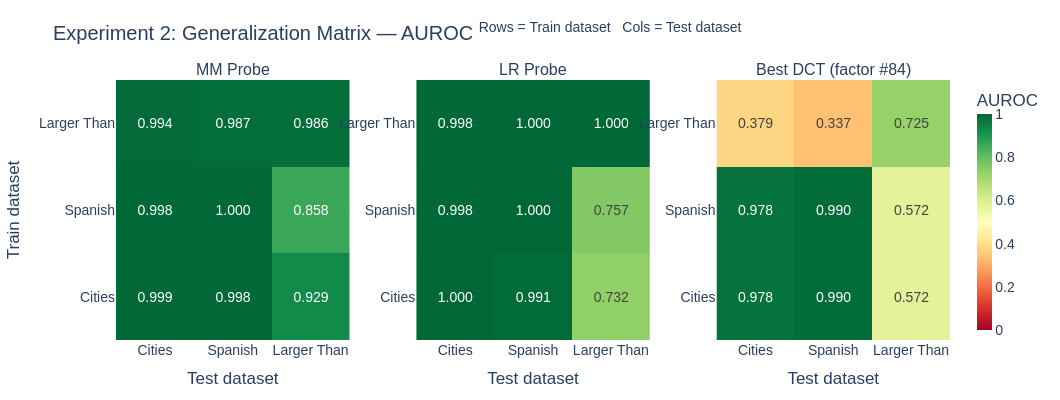
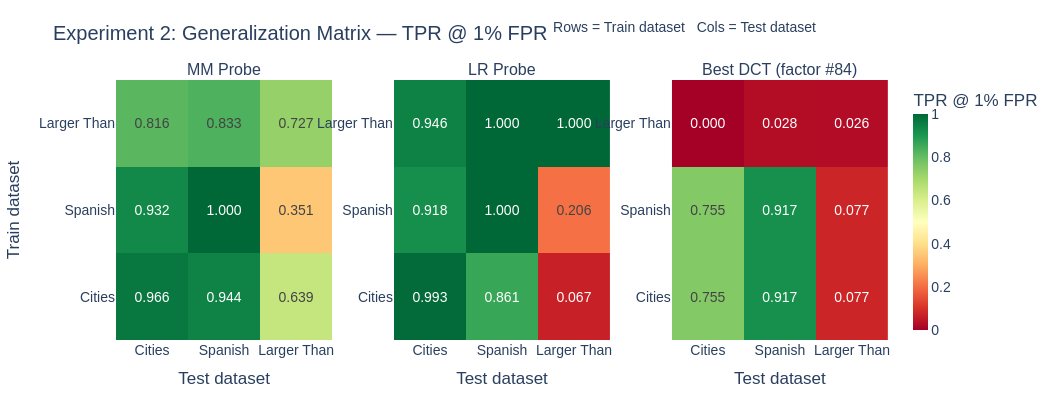

These figures' notebook cell, in order:
### Code cell
def gen_to_matrix(gen_data: dict, metric: str, dataset_names: list[str]) -> np.ndarray:
    mat = np.zeros((len(dataset_names), len(dataset_names)))
    for i, train_name in enumerate(dataset_names):
        for j, test_name in enumerate(dataset_names):
            mat[i, j] = gen_data[train_name][test_name][metric]
    return mat


labels_display = [DATASET_DISPLAY[n] for n in DATASET_NAMES]

for metric, metric_title in [("auroc", "AUROC"), ("tpr@1fpr", "TPR @ 1% FPR")]:
    mm_mat = gen_to_matrix(gen_mm, metric, DATASET_NAMES)
    lr_mat = gen_to_matrix(gen_lr, metric, DATASET_NAMES)
    dct_mat = gen_to_matrix(gen_dct, metric, DATASET_NAMES)

    fig = make_subplots(
        rows=1, cols=3,
        subplot_titles=["MM Probe", "LR Probe", f"Best DCT (factor #{best_dct_idx})"],
        horizontal_spacing=0.08,
    )

    for col, mat in enumerate([mm_mat, lr_mat, dct_mat], start=1):
        fig.add_trace(go.Heatmap(
            z=mat,
            x=labels_display,
            y=labels_display,
            text=[[f"{v:.3f}" for v in row] for row in mat],
            texttemplate="%{text}",
            colorscale="RdYlGn",
            zmin=0, zmax=1,
            showscale=(col == 3),
            colorbar=dict(title=metric_title, thickness=15),
        ), row=1, col=col)

    fig.update_layout(
        **PLOT_BASE,
        title=(
            f"Experiment 2: Generalization Matrix — {metric_title}\n"
            "<sup>Rows = Train dataset &nbsp; Cols = Test dataset</sup>"
        ),
        height=400, width=1060,
    )
    fig.update_yaxes(title_text="Train dataset", col=1)
    for col in range(1, 4):
        fig.update_xaxes(title_text="Test dataset", row=1, col=col)
    fig.show()

### Figure 1 — Plotly figure (JSON) as saved in the notebook; plotly's stock layout.template omitted (floating-point values rounded to 4 significant figures)
{"data": [{"colorbar": {"thickness": 15, "title": {"text": "AUROC"}}, "colorscale": [[0, "rgb(165,0,38)"], [0.1, "rgb(215,48,39)"], [0.2, "rgb(244,109,67)"], [0.3, "rgb(253,174,97)"], [0.4, "rgb(254,224,139)"], [0.5, "rgb(255,255,191)"], [0.6, "rgb(217,239,139)"], [0.7, "rgb(166,217,106)"], [0.8, "rgb(102,189,99)"], [0.9, "rgb(26,152,80)"], [1, "rgb(0,104,55)"]], "showscale": false, "text": [["0.999", "0.998", "0.929"], ["0.998", "1.000", "0.858"], ["0.994", "0.987", "0.986"]], "texttemplate": "%{text}", "type": "heatmap", "x": ["Cities", "Spanish", "Larger Than"], "xaxis": "x", "y": ["Cities", "Spanish", "Larger Than"], "yaxis": "y", "z": [[0.9989, 0.9984, 0.9294], [0.9982, 1.0, 0.8582], [0.9937, 0.9865, 0.986]], "zmax": 1, "zmin": 0}, {"colorbar": {"thickness": 15, "title": {"text": "AUROC"}}, "colorscale": [[0, "rgb(165,0,38)"], [0.1, "rgb(215,48,39)"], [0.2, "rgb(244,109,67)"], [0.3, "rgb(253,174,97)"], [0.4, "rgb(254,224,139)"], [0.5, "rgb(255,255,191)"], [0.6, "rgb(217,239,139)"], [0.7, "rgb(166,217,106)"], [0.8, "rgb(102,189,99)"], [0.9, "rgb(26,152,80)"], [1, "rgb(0,104,55)"]], "showscale": false, "text": [["1.000", "0.991", "0.732"], ["0.998", "1.000", "0.757"], ["0.998", "1.000", "1.000"]], "texttemplate": "%{text}", "type": "heatmap", "x": ["Cities", "Spanish", "Larger Than"], "xaxis": "x2", "y": ["Cities", "Spanish", "Larger Than"], "yaxis": "y2", "z": [[0.9999, 0.9913, 0.7324], [0.9979, 1.0, 0.7567], [0.9983, 1.0, 1.0]], "zmax": 1, "zmin": 0}, {"colorbar": {"thickness": 15, "title": {"text": "AUROC"}}, "colorscale": [[0, "rgb(165,0,38)"], [0.1, "rgb(215,48,39)"], [0.2, "rgb(244,109,67)"], [0.3, "rgb(253,174,97)"], [0.4, "rgb(254,224,139)"], [0.5, "rgb(255,255,191)"], [0.6, "rgb(217,239,139)"], [0.7, "rgb(166,217,106)"], [0.8, "rgb(102,189,99)"], [0.9, "rgb(26,152,80)"], [1, "rgb(0,104,55)"]], "showscale": true, "text": [["0.978", "0.990", "0.572"], ["0.978", "0.990", "0.572"], ["0.379", "0.337", "0.725"]], "texttemplate": "%{text}", "type": "heatmap", "x": ["Cities", "Spanish", "Larger Than"], "xaxis": "x3", "y": ["Cities", "Spanish", "Larger Than"], "yaxis": "y3", "z": [[0.9775, 0.9897, 0.572], [0.9775, 0.9897, 0.572], [0.3786, 0.3373, 0.7247]], "zmax": 1, "zmin": 0}], "layout": {"annotations": [{"font": {"size": 16}, "showarrow": false, "text": "MM Probe", "x": 0.14, "xanchor": "center", "xref": "paper", "y": 1, "yanchor": "bottom", "yref": "paper"}, {"font": {"size": 16}, "showarrow": false, "text": "LR Probe", "x": 0.5, "xanchor": "center", "xref": "paper", "y": 1, "yanchor": "bottom", "yref": "paper"}, {"font": {"size": 16}, "showarrow": false, "text": "Best DCT (factor #84)", "x": 0.86, "xanchor": "center", "xref": "paper", "y": 1, "yanchor": "bottom", "yref": "paper"}], "font": {"family": "Arial, sans-serif", "size": 14}, "height": 400, "legend": {"bgcolor": "rgba(255,255,255,0.8)", "bordercolor": "#E5E7EB", "borderwidth": 1}, "margin": {"b": 60, "l": 70, "r": 40, "t": 80}, "title": {"text": "Experiment 2: Generalization Matrix — AUROC\n<sup>Rows = Train dataset &nbsp; Cols = Test dataset</sup>"}, "width": 1060, "xaxis": {"anchor": "y", "domain": [0, 0.28], "title": {"text": "Test dataset"}}, "xaxis2": {"anchor": "y2", "domain": [0.36, 0.64], "title": {"text": "Test dataset"}}, "xaxis3": {"anchor": "y3", "domain": [0.72, 1], "title": {"text": "Test dataset"}}, "yaxis": {"anchor": "x", "domain": [0, 1], "title": {"text": "Train dataset"}}, "yaxis2": {"anchor": "x2", "domain": [0, 1]}, "yaxis3": {"anchor": "x3", "domain": [0, 1]}}}

### Figure 2 — Plotly figure (JSON) as saved in the notebook; plotly's stock layout.template omitted (floating-point values rounded to 4 significant figures)
{"data": [{"colorbar": {"thickness": 15, "title": {"text": "TPR @ 1% FPR"}}, "colorscale": [[0, "rgb(165,0,38)"], [0.1, "rgb(215,48,39)"], [0.2, "rgb(244,109,67)"], [0.3, "rgb(253,174,97)"], [0.4, "rgb(254,224,139)"], [0.5, "rgb(255,255,191)"], [0.6, "rgb(217,239,139)"], [0.7, "rgb(166,217,106)"], [0.8, "rgb(102,189,99)"], [0.9, "rgb(26,152,80)"], [1, "rgb(0,104,55)"]], "showscale": false, "text": [["0.966", "0.944", "0.639"], ["0.932", "1.000", "0.351"], ["0.816", "0.833", "0.727"]], "texttemplate": "%{text}", "type": "heatmap", "x": ["Cities", "Spanish", "Larger Than"], "xaxis": "x", "y": ["Cities", "Spanish", "Larger Than"], "yaxis": "y", "z": [[0.966, 0.9444, 0.6392], [0.932, 1.0, 0.3505], [0.8163, 0.8333, 0.7268]], "zmax": 1, "zmin": 0}, {"colorbar": {"thickness": 15, "title": {"text": "TPR @ 1% FPR"}}, "colorscale": [[0, "rgb(165,0,38)"], [0.1, "rgb(215,48,39)"], [0.2, "rgb(244,109,67)"], [0.3, "rgb(253,174,97)"], [0.4, "rgb(254,224,139)"], [0.5, "rgb(255,255,191)"], [0.6, "rgb(217,239,139)"], [0.7, "rgb(166,217,106)"], [0.8, "rgb(102,189,99)"], [0.9, "rgb(26,152,80)"], [1, "rgb(0,104,55)"]], "showscale": false, "text": [["0.993", "0.861", "0.067"], ["0.918", "1.000", "0.206"], ["0.946", "1.000", "1.000"]], "texttemplate": "%{text}", "type": "heatmap", "x": ["Cities", "Spanish", "Larger Than"], "xaxis": "x2", "y": ["Cities", "Spanish", "Larger Than"], "yaxis": "y2", "z": [[0.9932, 0.8611, 0.06701], [0.9184, 1.0, 0.2062], [0.9456, 1.0, 1.0]], "zmax": 1, "zmin": 0}, {"colorbar": {"thickness": 15, "title": {"text": "TPR @ 1% FPR"}}, "colorscale": [[0, "rgb(165,0,38)"], [0.1, "rgb(215,48,39)"], [0.2, "rgb(244,109,67)"], [0.3, "rgb(253,174,97)"], [0.4, "rgb(254,224,139)"], [0.5, "rgb(255,255,191)"], [0.6, "rgb(217,239,139)"], [0.7, "rgb(166,217,106)"], [0.8, "rgb(102,189,99)"], [0.9, "rgb(26,152,80)"], [1, "rgb(0,104,55)"]], "showscale": true, "text": [["0.755", "0.917", "0.077"], ["0.755", "0.917", "0.077"], ["0.000", "0.028", "0.026"]], "texttemplate": "%{text}", "type": "heatmap", "x": ["Cities", "Spanish", "Larger Than"], "xaxis": "x3", "y": ["Cities", "Spanish", "Larger Than"], "yaxis": "y3", "z": [[0.7551, 0.9167, 0.07732], [0.7551, 0.9167, 0.07732], [0.0, 0.02778, 0.02577]], "zmax": 1, "zmin": 0}], "layout": {"annotations": [{"font": {"size": 16}, "showarrow": false, "text": "MM Probe", "x": 0.14, "xanchor": "center", "xref": "paper", "y": 1, "yanchor": "bottom", "yref": "paper"}, {"font": {"size": 16}, "showarrow": false, "text": "LR Probe", "x": 0.5, "xanchor": "center", "xref": "paper", "y": 1, "yanchor": "bottom", "yref": "paper"}, {"font": {"size": 16}, "showarrow": false, "text": "Best DCT (factor #84)", "x": 0.86, "xanchor": "center", "xref": "paper", "y": 1, "yanchor": "bottom", "yref": "paper"}], "font": {"family": "Arial, sans-serif", "size": 14}, "height": 400, "legend": {"bgcolor": "rgba(255,255,255,0.8)", "bordercolor": "#E5E7EB", "borderwidth": 1}, "margin": {"b": 60, "l": 70, "r": 40, "t": 80}, "title": {"text": "Experiment 2: Generalization Matrix — TPR @ 1% FPR\n<sup>Rows = Train dataset &nbsp; Cols = Test dataset</sup>"}, "width": 1060, "xaxis": {"anchor": "y", "domain": [0, 0.28], "title": {"text": "Test dataset"}}, "xaxis2": {"anchor": "y2", "domain": [0.36, 0.64], "title": {"text": "Test dataset"}}, "xaxis3": {"anchor": "y3", "domain": [0.72, 1], "title": {"text": "Test dataset"}}, "yaxis": {"anchor": "x", "domain": [0, 1], "title": {"text": "Train dataset"}}, "yaxis2": {"anchor": "x2", "domain": [0, 1]}, "yaxis3": {"anchor": "x3", "domain": [0, 1]}}}
